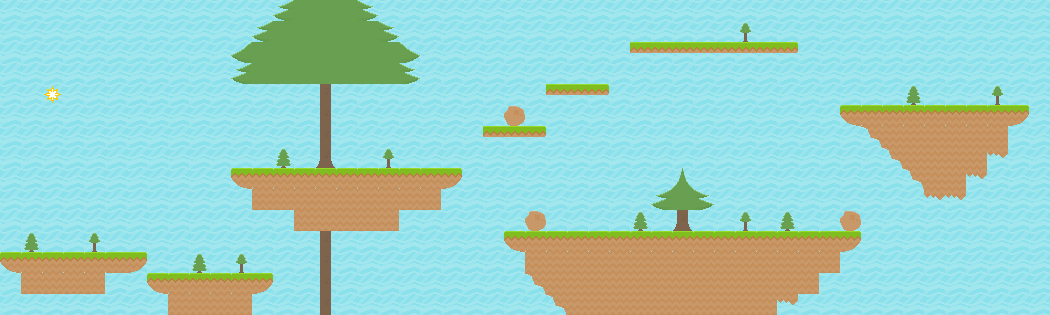

This is a level from a 2D game, rendered from its Tiled map with the project's own tilesets. A one-line summary and the map file follow, with tile-layer data summarised:
An orthogonal 50x15 tile map with 21x21 px tiles, 3 tile layers (background2, background1, collision).

<map version="1.0" orientation="orthogonal" width="50" height="15" tilewidth="21" tileheight="21">
 <tileset firstgid="1" name="spritesheet" tilewidth="21" tileheight="21" spacing="2">
  <image source="../Desktop/GameDevelopmetHTML5/intro-html5-game-dev/finished game/images/spritesheet.png" width="692" height="692" />
 </tileset>
 <layer name="background2" width="50" height="15">
  <properties>
   <property name="type" value="0" />
  </properties>
  <data>[750 cells, 750 non-empty, 1 distinct tile ids]</data>
 </layer>
 <layer name="background1" width="50" height="15">
  <properties>
   <property name="type" value="0" />
  </properties>
  <data>[750 cells, 56 non-empty, 11 distinct tile ids]</data>
 </layer>
 <layer name="collision" width="50" height="15">
  <properties>
   <property name="collision" value="true" />
  </properties>
  <data>[750 cells, 149 non-empty, 9 distinct tile ids]</data>
 </layer>
</map>
